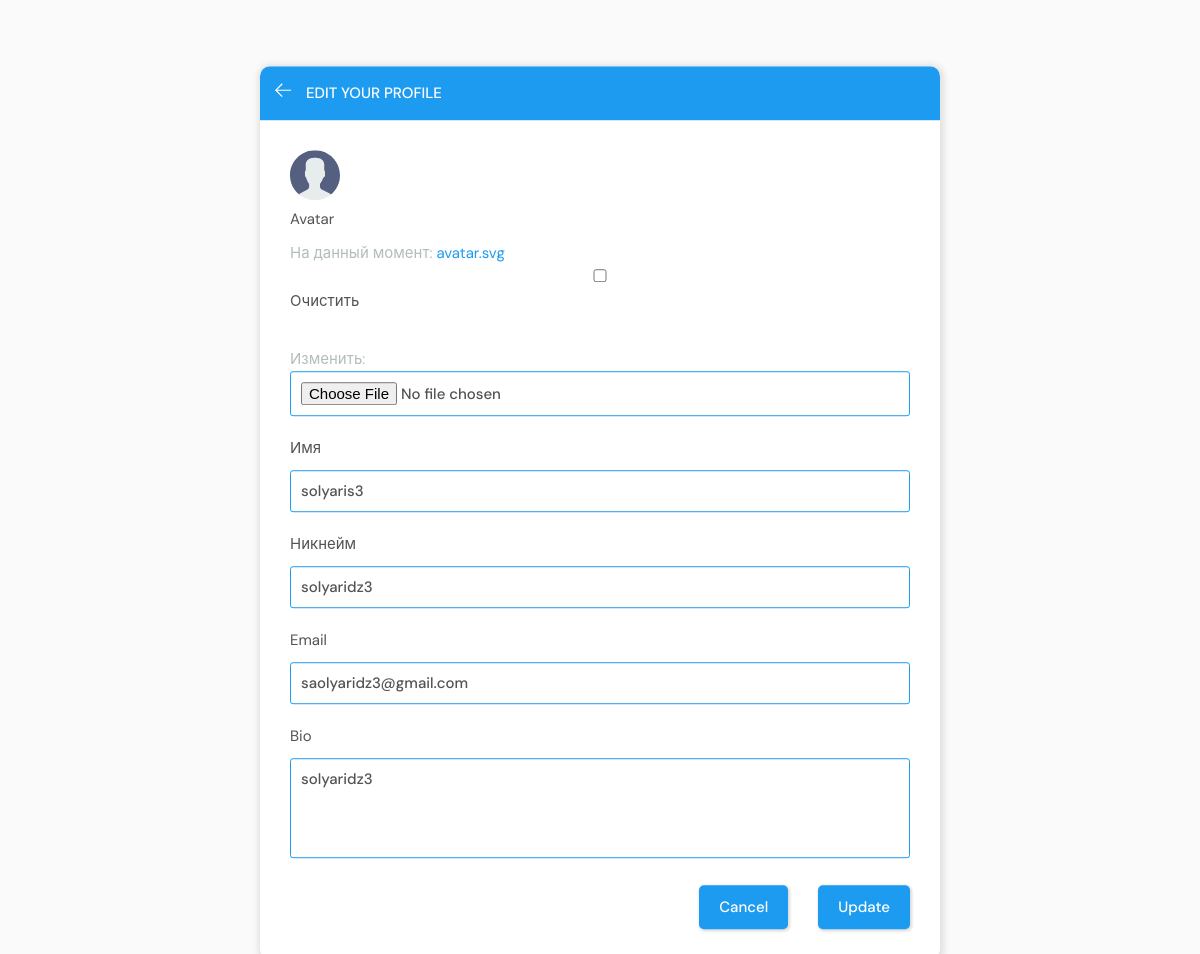
The app's page /update-user/ (signed in) with its own data.
### base/models.py (models this page shows, shortened)
class User(AbstractBaseUser, PermissionsMixin):
    first_name = models.CharField(
        max_length=100, null=True, verbose_name="Имя")
    username = models.CharField(
        max_length=50, null=True, verbose_name="Никнейм", unique=True)
    email = models.EmailField(null=True, unique=True)
    bio = models.TextField(null=True, blank=True)
    avatar = models.ImageField(null=True, default="avatar-default-icon_t7p54m", blank=True)
    is_staff = models.BooleanField(default=False)
    is_active = models.BooleanField(default=True)
    objects = CustomUserManager()
    USERNAME_FIELD = 'email'
    REQUIRED_FIELDS = ['first_name', 'username', 'bio']

### base/views.py (the view)
# urls.py: path('update-user/', views.updateUser, name='update-user'),
@login_required(login_url='login')
def updateUser(request):
    user = request.user
    form = UserForm(instance=user)
    if request.method == 'POST':
        form = UserForm(request.POST, request.FILES, instance=user)
        if form.is_valid():
            form.save()
            return redirect('user-profile', pk=user.id)
    context = {'form': form}
    return render(request, 'base/update-user.html', context)

### base/forms.py
class UserForm(ModelForm):
    class Meta:
        model = User
        fields = ['avatar', 'first_name', 'username', 'email', 'bio']

### base/templates/base/update-user.html (shortened to what this page needs)
{% extends 'without_navbar.html' %}
{% block content %}
<main class="update-account layout">
  <div class="container">
    <div class="layout__box">
      <div class="layout__boxHeader">
        <div class="layout__boxTitle">
          <a href="{% url 'user-profile' request.user.id %}">
            <svg version="1.1" xmlns="http://www.w3.org/2000/svg" width="32" height="32" viewBox="0 0 32 32">
              <title>arrow-left</title>
              <path
                d="M13.723 2.286l-13.723 13.714 13.719 13.714 1.616-1.611-10.96-10.96h27.625v-2.286h-27.625l10.965-10.965-1.616-1.607z">
              </path>
            </svg>
          </a>
          <h3>Edit your profile</h3>
        </div>
      </div>
      <div class="layout__body">
        <form class="form" action="" method="POST" enctype="multipart/form-data">
          <img class="ava" src="{{request.user.avatar.url}}" alt="">
          {% for field in form %}
          <div class="form__group">
            <label for="profile_pic">{{field.label}}</label>
            {{field}}
          </div>
          {% endfor %}
          <div class="form__action">
            <a class="btn btn--dark" href="{% url 'home' %}">Cancel</a>
            <button class="btn btn--main" type="submit">Update</button>
          </div>
        </form>
      </div>
    </div>
  </div>
</main>
{% endblock content %}

### static/styles/style.css (style rules this page uses)
:root { --color-main: #1d9bf0; --color-twitter: #71c6dd; --color-main-hover: #238dd3; --color-main-light: #e1f6fb; --color-dark: #3f4156; --color-dark-medium: #51546e; --color-dark-light: #696d97; --color-light: #e5e5e5; --color-gray: #8b8b8b; --color-light-gray: #b2bdbd; --color-bg: #2d2d39; --color-success: #5dd693; --color-error: #fc4b0b; --color-black: #535353; --color-white: #ffffff; --color-almost-white: #fafafa; --color-search: #efefef; }
* { font-family: "DM Sans", -apple-system, BlinkMacSystemFont, "Segoe UI", Roboto, Oxygen, Ubuntu, Cantarell, "Open Sans", "Helvetica Neue", sans-serif; margin: 0; padding: 0; box-sizing: border-box; text-rendering: optimizeLegibility; font-size: inherit; }
html { font-size: 56.25%; }
@media only screen and (min-width: 1200px) { html { font-size: 62.5%; } }
body { line-height: 1.6; font-weight: 400; font-size: 1.5rem; color: var(--color-light-gray); background-color: var(--color-almost-white); min-height: 100vh; }
img { width: 100%; }
a { display: inline-block; color: var(--color-main); text-decoration: none; }
.container { max-width: 120rem; width: 90%; margin: auto; }
.btn { background-color: transparent; border: none; display: inline-flex; align-items: center; gap: 1rem; cursor: pointer; transition: all ease-in-out 0.3s; padding: 1rem 2rem; border-radius: 5px; box-shadow: 1px 1px 3px 1px rgba(0, 0, 0, 0.15); font-weight: 500; }
.btn--main { background-color: var(--color-main); color: var(--color-white); }
.btn--dark { background-color: var(--color-main); color: var(--color-white); }
.layout { margin-top: 2.4rem; }
.layout > .container { display: flex; justify-content: space-between; align-items: flex-start; }
.layout__box { width: 90%; max-width: 48rem; min-height: 40rem; position: absolute; top: 50%; left: 50%; transform: translate(-50%, -46%); background-color: var(--color-white); border-radius: 1rem; box-shadow: 1px 1px 6px 3px rgba(0, 0, 0, 0.1); overflow: hidden; }
.layout__boxHeader { display: flex; padding: 1.5rem; background-color: var(--color-main); }
.layout__boxTitle { display: flex; gap: 1.5rem; align-items: center; }
.layout__boxTitle h3 { text-transform: uppercase; font-weight: 500; color: var(--color-white); }
.layout__boxTitle svg { width: 1.6rem; height: 1.6rem; fill: var(--color-white); }
.layout__body { margin: 3rem; }
.form__group { margin-bottom: 2rem; width: 100%; }
.form__group label { display: block; font-size: 1.5rem; margin-bottom: 1rem; color: var(--color-black); }
.form__group input, .form__group textarea, .form__group select { background: transparent; border: 1px solid var(--color-main); padding: 1rem; border-radius: 3px; width: 100%; color: var(--color-black); font-weight: 500; outline: none; }
.form__group textarea { background: transparent; height: 10rem; resize: none; }
.form__action { display: flex; justify-content: flex-end; gap: 3rem; }
.update-account.layout .layout__box { max-width: 68rem; }
.ava { height: 50px; width: 50px; }

### records on screen
User: user.avatar (placeholder picture), form "solyaris3" "solyaridz3" "saolyaridz3@gmail.com" "solyaridz3"

### other values on screen
{{ field.label }} "Avatar" "Имя" "Никнейм" "Email" "Bio"
